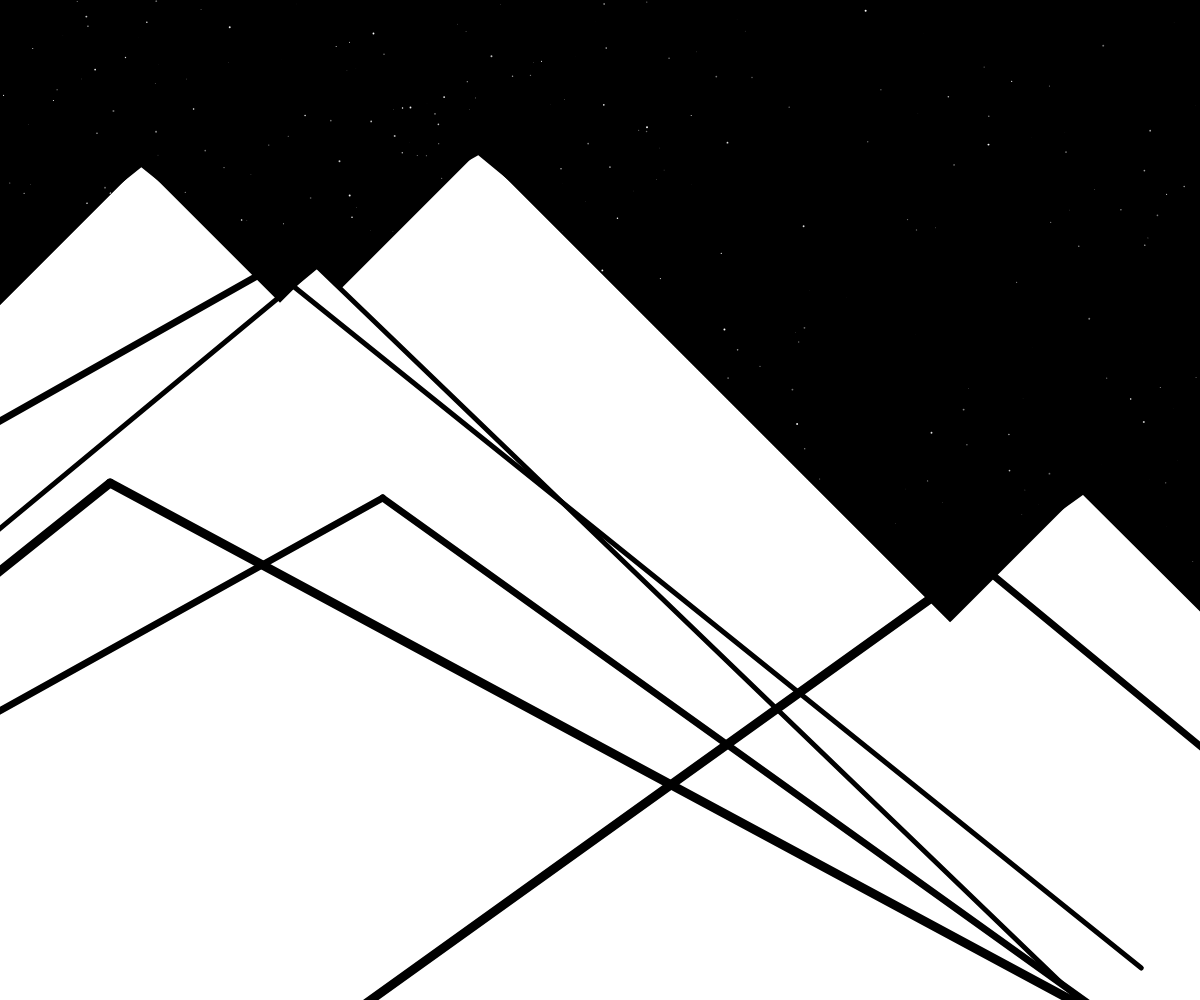
Frame 1 (no input)
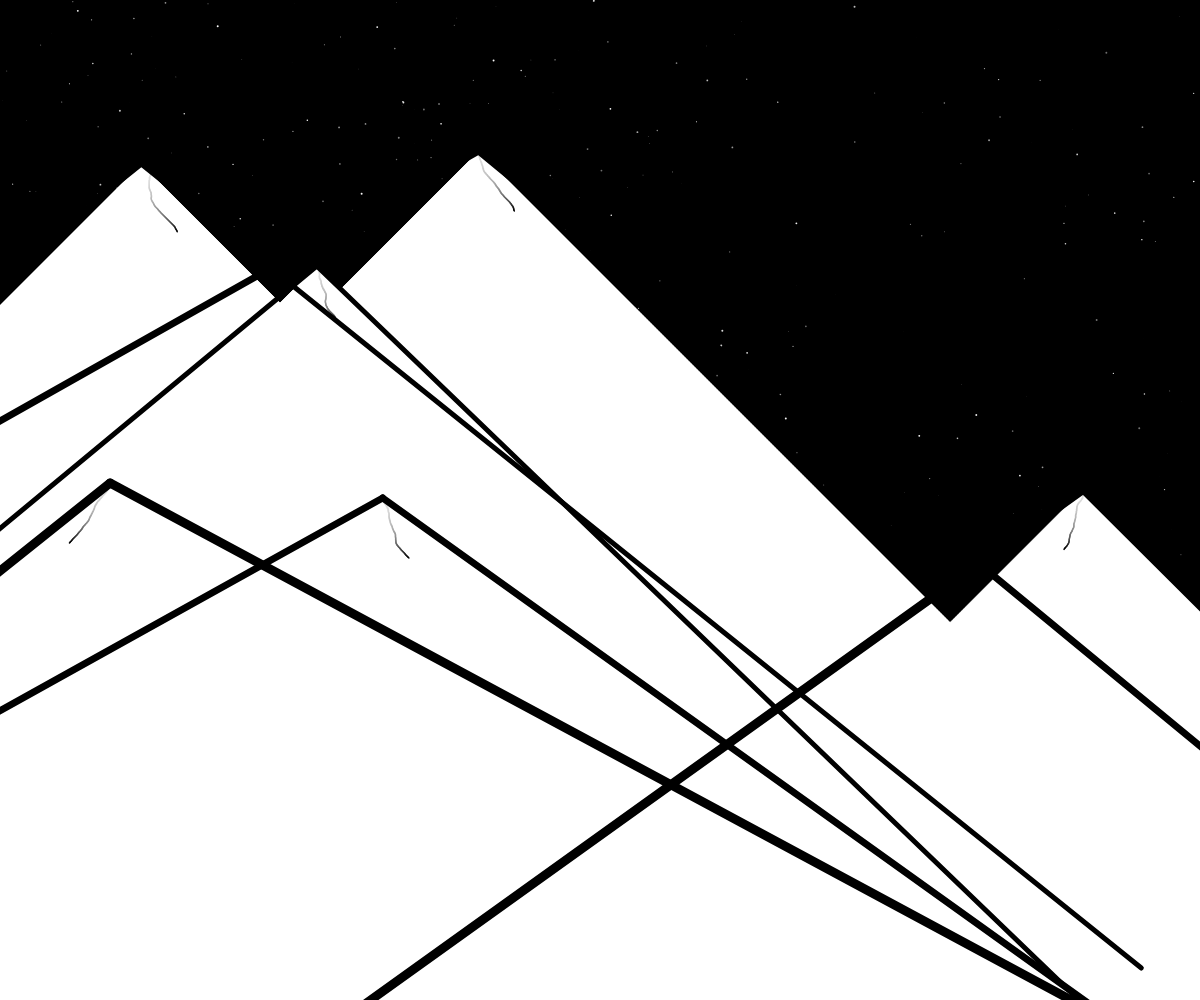
Frame 60 (no input)
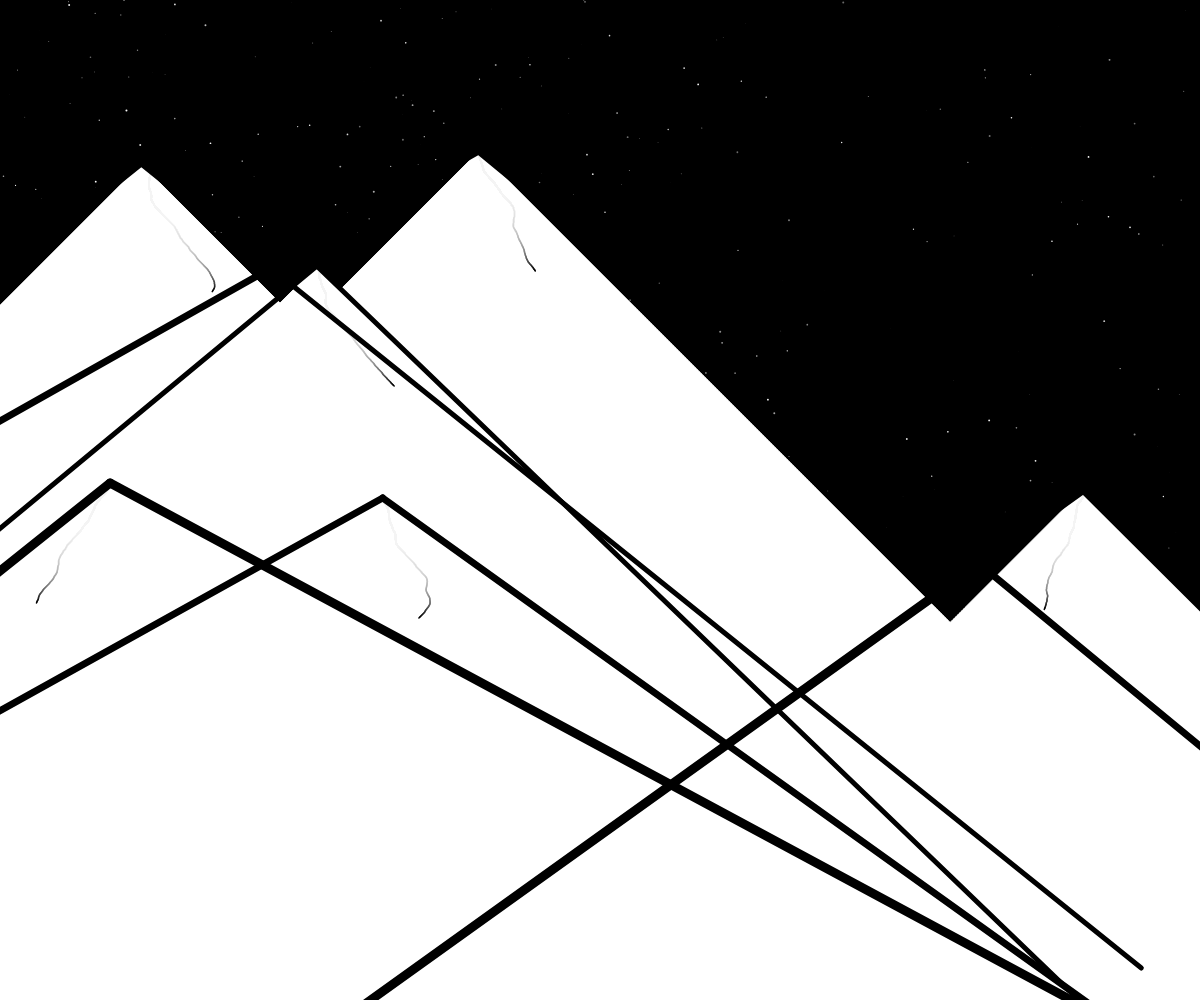
Frame 120 (the mouse pressed at the canvas centre since frame 60)

The p5.js sketch that drew these frames (run headless with seeded random() and noise() and a simulated clock; from frame 60 on, the mouse is pressed at the canvas centre):

// p5.js sketch
// ── sketch.js
let canvas;

// ---------- config ----------
const DOT_COUNT = 6;
const BRANCHES_PER_DOT = 1;
const STEP = 2;                 // ridge sampling step (px)
const STAR_COUNT = 220;
const BRANCH_ALPHA = 255;       // 0–255 (trail darkness)
const BRANCH_MAX_SPEED_X = 1;
const BRANCH_SPEED_Y = 1;       // downward drift
const TRAIL_FADE_ALPHA = 10;    // 5–30; smaller = longer trails
const JUMP_THRESH = 50;         // px; skip drawing if movement exceeds this

// ---------- state ----------
const dots = [];
const branches = [];            // {x,y,px,py,vx,vy,r, sx,sy}
const ridge = [];               // sampled y for each x bucket
const stars = [];               // moving, twinkling stars

let ridgeLayer;                 // outlines on top (static)
let terrainLayer;               // white interior + fading black trails

// ---------- setup ----------
function setup() {
    canvas = createCanvas(windowWidth, windowHeight);
    pixelDensity(1);
    noSmooth();

    initDots();
    computeRidge();
    initStars();
    buildRidgeLayer();
    buildTerrainLayer();          // persistent layer (white interior + trails)
}

// ---------- draw ----------
function draw() {
    // 1) black background
    background(0);

    // 2) stars (move + twinkle), constrained to sky (above ridge)
    drawStars();

    // 3) fade the terrain layer slightly INSIDE the mountains (no hard clear)
    fadeTerrainLayer(TRAIL_FADE_ALPHA);

    // 4) update + draw branch trails onto terrainLayer (only below ridge)
    drawBranchTrails();

    // 5) composite terrain (white interior + trails)
    image(terrainLayer, 0, 0);

    // 6) mountain outline lines on top
    image(ridgeLayer, 0, 0);
}

// ---------- resize ----------
function windowResized() {
    resizeCanvas(windowWidth, windowHeight);

    ridge.length = 0;
    computeRidge();

    stars.length = 0;
    initStars();

    buildRidgeLayer();
    buildTerrainLayer();
}

// ---------- helpers ----------
function initDots() {
    for (let i = 0; i < DOT_COUNT; i++) {
        const x = Math.random() * width;
        const y = rndInt(height * 0.1, height * 0.5);
        const r = Math.random() * 2;
        dots.push({ x, y, r });

        for (let j = 0; j < BRANCHES_PER_DOT; j++) {
            branches.push({
                x, y, r,
                px: x, py: y,          // previous pos for trail segment
                vx: 0,
                vy: BRANCH_SPEED_Y,
                sx: x, sy: y           // seed position (used for respawn jitter)
            });
        }
    }
}

// y(x) = min_i ( y_i + |x - x_i| )
function computeRidge() {
    for (let x = 0; x <= width; x += STEP) {
        let yMin = Infinity;
        for (const d of dots) {
            const y = d.y + Math.abs(x - d.x);
            if (y < yMin) yMin = y;
        }
        ridge.push(yMin);
    }
}

function initStars() {
    for (let i = 0; i < STAR_COUNT; i++) {
        const x = Math.random() * width;
        const xi = clampInt(Math.floor(x / STEP), 0, ridge.length - 1);
        const ridgeY = ridge[xi] ?? height;
        const y = Math.random() * Math.max(0, ridgeY);
        stars.push({
            x, y,
            r: Math.random() * 2,
            phase: Math.random() * TWO_PI,
            speed: 0.01 + Math.random() * 0.02,  // twinkle speed
            dx: (Math.random() - 0.5) * 0.12 * 4,    // slow drift
            dy: (Math.random() - 0.5) * 0.06 * 4,
        });
    }
}

function drawStars() {
    noStroke();
    for (const s of stars) {
        // Update drift
        s.x += s.dx;
        s.y += s.dy;

        // Wrap X
        if (s.x < 0) s.x += width;
        if (s.x > width) s.x -= width;

        // Keep star inside the sky (y < ridge at its x)
        const xi = clampInt(Math.floor(s.x / STEP), 0, ridge.length - 1);
        const ridgeY = ridge[xi] ?? height;
        // wrap within [0, ridgeY)
        if (s.y < 0) s.y += ridgeY;
        if (s.y >= ridgeY) s.y -= ridgeY;
        // clamp backup
        s.y = Math.min(Math.max(0, s.y), Math.max(0, ridgeY - 1));

        // Twinkle via alpha modulation
        const a = 180 + 75 * Math.sin(frameCount * s.speed + s.phase);
        fill(255, 255, 255, a);
        circle(s.x, s.y, s.r);
    }
}

function buildRidgeLayer() {
    ridgeLayer = createGraphics(width, height);
    ridgeLayer.pixelDensity(1);
    ridgeLayer.noSmooth();
    ridgeLayer.clear();

    ridgeLayer.stroke(0);
    for (const d of dots) {
        ridgeLayer.strokeWeight(rndInt(2, 10));
        ridgeLayer.line(d.x, d.y, d.x + 1000, d.y + rndInt(500, 1000));
        ridgeLayer.line(d.x, d.y, d.x - 1000, d.y + rndInt(500, 1000));
    }
}

function buildTerrainLayer() {
    terrainLayer = createGraphics(width, height);
    terrainLayer.pixelDensity(1);
    terrainLayer.noSmooth();
    terrainLayer.clear();

    // Paint solid white interior once
    terrainLayer.noStroke();
    terrainLayer.fill(255);
    drawInteriorPolygon(terrainLayer);

    // Initialize previous positions to current to avoid first-frame long lines
    for (const b of branches) {
        b.px = b.x;
        b.py = b.y;
    }
}

// Draw the interior polygon (below ridge) on a given graphics ctx
function drawInteriorPolygon(g) {
    g.beginShape();
    g.vertex(0, g.height);
    for (let xi = 0; xi < ridge.length; xi++) {
        const x = xi * STEP;
        g.vertex(x, ridge[xi]);
    }
    g.vertex(g.width, g.height);
    g.endShape(CLOSE);
}

// Slightly fade existing trails inside the interior (no hard clear)
function fadeTerrainLayer(alpha) {
    terrainLayer.noStroke();
    terrainLayer.fill(255, alpha);   // white with small alpha “erases” slowly
    drawInteriorPolygon(terrainLayer);
}

// Update & draw trails (lines) onto terrainLayer, only inside mountains
function drawBranchTrails() {
    terrainLayer.stroke(0, BRANCH_ALPHA);
    terrainLayer.strokeWeight(1.5);
    terrainLayer.noFill();

    for (const b of branches) {
        // integrate velocity
        b.vx += rndInt(-1, 1) * 0.2;                             // horizontal jitter
        b.vx = constrain(b.vx, -BRANCH_MAX_SPEED_X, BRANCH_MAX_SPEED_X);
        b.x += b.vx;
        b.y += b.vy;                                             // always downward

        // Wrap X softly (reset prev to avoid long line)
        if (b.x < 0) { b.x = width - 1; b.px = b.x; b.py = b.y; }
        if (b.x > width) { b.x = 0; b.px = b.x; b.py = b.y; }

        // Ridge at this x
        const xi = clampInt(Math.floor(b.x / STEP), 0, ridge.length - 1);
        const ridgeY = ridge[xi] ?? height;

        // If it entered the sky (above ridge) OR reached bottom, respawn at ridge
        if (b.y < ridgeY || b.y > height) {
            // respawn near its seed x (small horizontal jitter)
            const jitter = (Math.random() - 0.5) * 20;
            b.x = clamp(width, b.sx + jitter, 0, width);
            // place exactly at ridge at that x
            const xi2 = clampInt(Math.floor(b.x / STEP), 0, ridge.length - 1);
            const ry2 = ridge[xi2] ?? height;
            b.y = ry2;

            // reset trail continuity + keep downward motion
            b.vx = 0;
            b.vy = Math.abs(BRANCH_SPEED_Y);
            b.px = b.x;
            b.py = b.y;

            // skip drawing this frame
            continue;
        }

        // Skip drawing if movement jumped too far (safety)
        const dx = Math.abs(b.x - b.px);
        const dy = Math.abs(b.y - b.py);
        if (dx < JUMP_THRESH && dy < JUMP_THRESH) {
            terrainLayer.line(b.px, b.py, b.x, b.y);
        }

        // update previous position
        b.px = b.x;
        b.py = b.y;
    }
}

// ---------- utils ----------
function rndInt(min, max) {
    min = Math.floor(min);
    max = Math.floor(max);
    return Math.floor(Math.random() * (max - min + 1)) + min;
}

function clampInt(v, lo, hi) {
    return Math.max(lo, Math.min(hi, v));
}

function clamp(w, v, lo, hi) { // numeric clamp with explicit width arg not used; kept simple
    return Math.max(lo, Math.min(hi, v));
}
